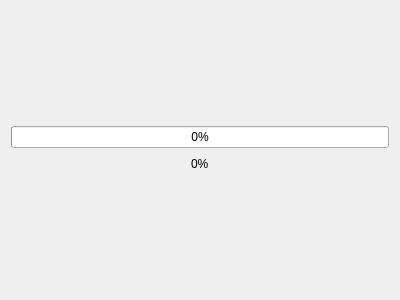
<?xml version="1.0" encoding="UTF-8"?>
<ui version="4.0">
 <class>StatusBar</class>
 <widget class="QWidget" name="StatusBar">
  <property name="geometry">
   <rect>
    <x>0</x>
    <y>0</y>
    <width>400</width>
    <height>300</height>
   </rect>
  </property>
  <property name="windowTitle">
   <string>Form</string>
  </property>
  <layout class="QVBoxLayout" name="verticalLayout">
   <item>
    <spacer name="verticalSpacer_2">
     <property name="orientation">
      <enum>Qt::Vertical</enum>
     </property>
     <property name="sizeHint" stdset="0">
      <size>
       <width>20</width>
       <height>101</height>
      </size>
     </property>
    </spacer>
   </item>
   <item>
    <widget class="QProgressBar" name="progressBar">
     <property name="value">
      <number>0</number>
     </property>
    </widget>
   </item>
   <item>
    <layout class="QHBoxLayout" name="horizontalLayout">
     <item>
      <spacer name="horizontalSpacer">
       <property name="orientation">
        <enum>Qt::Horizontal</enum>
       </property>
       <property name="sizeHint" stdset="0">
        <size>
         <width>40</width>
         <height>20</height>
        </size>
       </property>
      </spacer>
     </item>
     <item>
      <widget class="QLabel" name="label">
       <property name="text">
        <string>0%</string>
       </property>
      </widget>
     </item>
     <item>
      <spacer name="horizontalSpacer_2">
       <property name="orientation">
        <enum>Qt::Horizontal</enum>
       </property>
       <property name="sizeHint" stdset="0">
        <size>
         <width>40</width>
         <height>20</height>
        </size>
       </property>
      </spacer>
     </item>
    </layout>
   </item>
   <item>
    <spacer name="verticalSpacer">
     <property name="orientation">
      <enum>Qt::Vertical</enum>
     </property>
     <property name="sizeHint" stdset="0">
      <size>
       <width>20</width>
       <height>101</height>
      </size>
     </property>
    </spacer>
   </item>
  </layout>
 </widget>
 <resources/>
 <connections/>
</ui>
